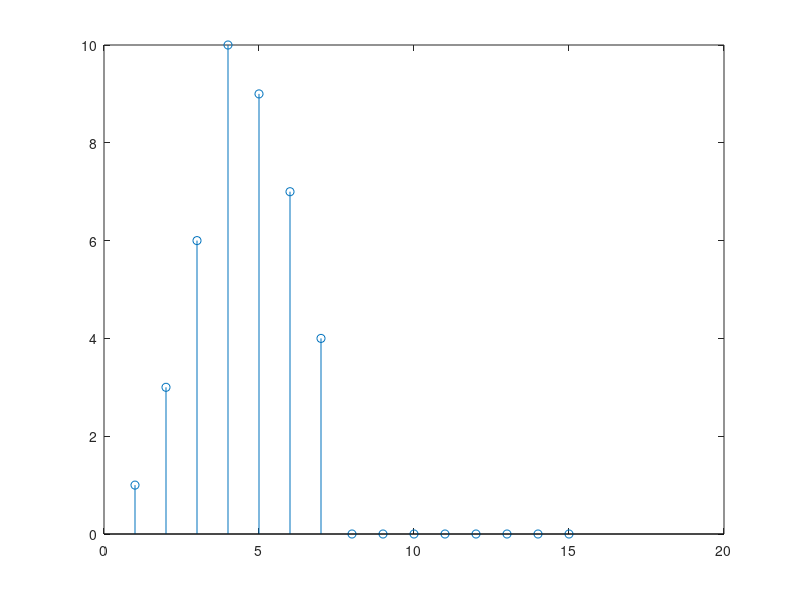
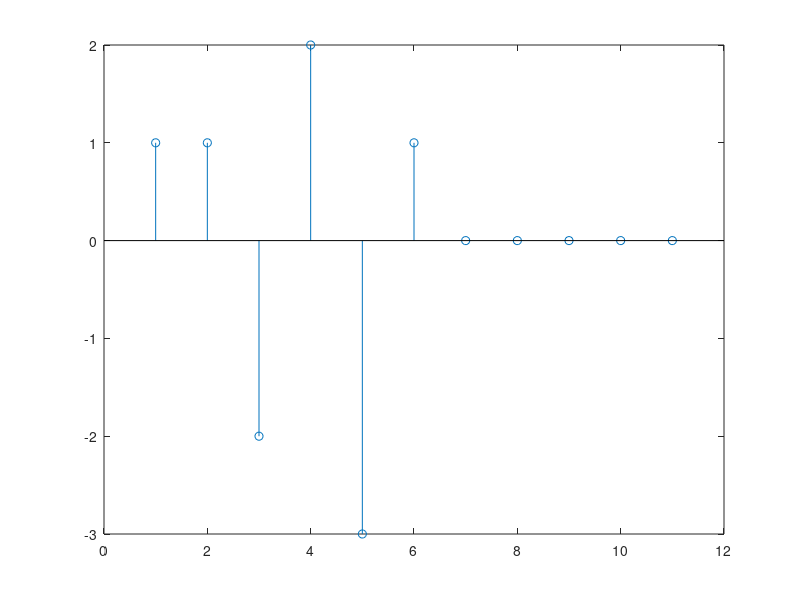
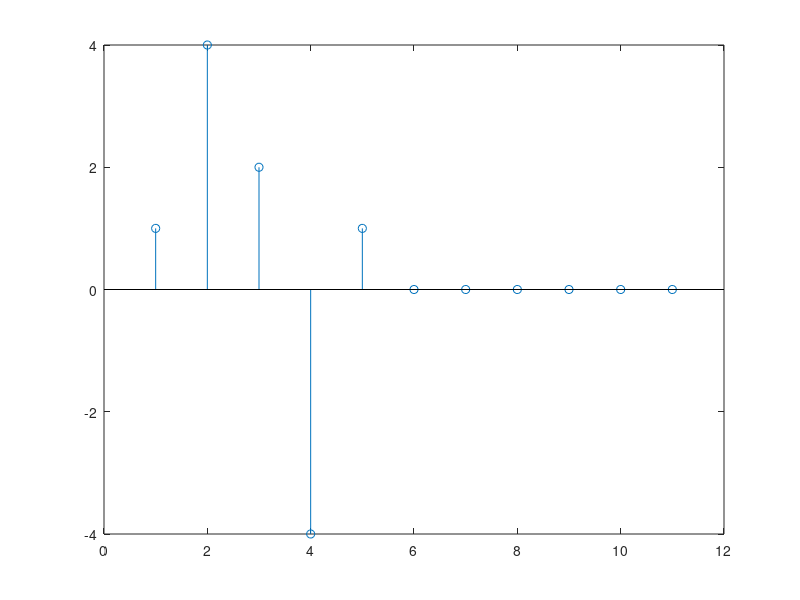
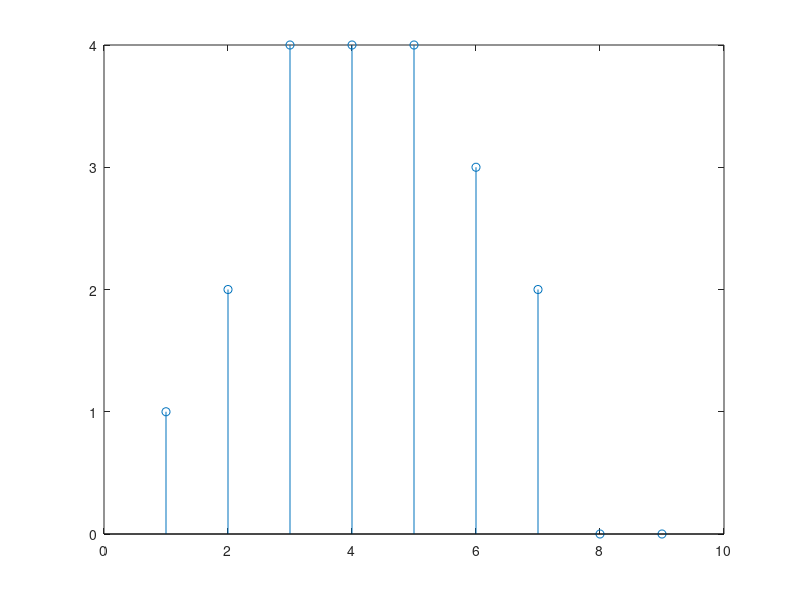

Source code (MATLAB) for these figures, in order:
%% Cory Pisano - Homework 2

%% Problem 3

% (a)
 
x = [1 2 3 4 0 0 0 0];   n = 0:7;   h = [1 1 1 1 0 0 0 0];
y = conv(x, h)
stem(y)

% (b)
figure()
x = [1 2 -1 0 0 0];   n = 0:5;   h = [1 -1 1 -1 0 0];
y = conv(x,h)
stem(y)

% (c)
figure()
x = [1 2 -1 0 0 0];   n = 0:5;   h = x;
y = conv(x,h)
stem(y)

% (d)
figure()
x = [1 1 2 0 0];   n = 0:4;   h = [1 1 1 1 1];
y = conv(x, h)
stem(y)

%% Problem 4

%% Problem 5

%% Problem 6

